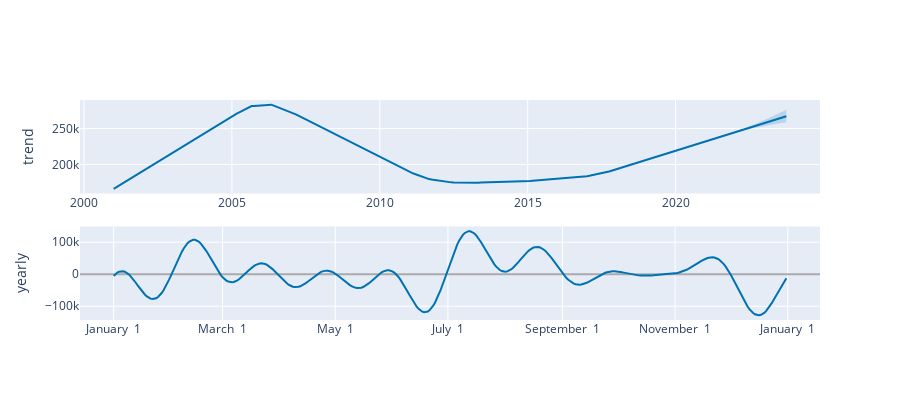

Notebook cell for this chart:
### Markdown cell above
## Plotting the trend and yearly data

### Code cell
plot_components_plotly(m, forecast)

### Figure 1 — Plotly figure (JSON) as saved in the notebook; plotly's stock layout.template omitted (floating-point values rounded to 4 significant figures; data arrays with more than 128 entries replaced by an {"elided": "..."} marker saying what was removed)
{"data": [{"line": {"color": "#0072B2", "width": 2}, "mode": "lines", "name": "trend", "type": "scatter", "x": {"elided": "274 str values"}, "xaxis": "x", "y": {"elided": "274 float values"}, "yaxis": "y"}, {"line": {"color": "rgba(0, 114, 178, 0.2)", "width": 0}, "mode": "lines", "name": "trend_upper", "type": "scatter", "x": {"elided": "274 str values"}, "xaxis": "x", "y": {"elided": "274 float values"}, "yaxis": "y"}, {"fill": "tonexty", "fillcolor": "rgba(0, 114, 178, 0.2)", "line": {"color": "rgba(0, 114, 178, 0.2)", "width": 0}, "mode": "lines", "name": "trend_lower", "type": "scatter", "x": {"elided": "274 str values"}, "xaxis": "x", "y": {"elided": "274 float values"}, "yaxis": "y"}, {"line": {"color": "#0072B2", "width": 2}, "mode": "lines", "name": "yearly", "type": "scatter", "x": {"elided": "365 str values"}, "xaxis": "x2", "y": {"elided": "365 float values"}, "yaxis": "y2"}], "layout": {"height": 400, "showlegend": false, "width": 900, "xaxis": {"anchor": "y", "domain": [0, 1], "range": ["1999-11-12T15:36:00", "2024-11-18T08:24:00"], "type": "date"}, "xaxis2": {"anchor": "y2", "domain": [0, 1], "range": ["2016-12-13T18:54:02.958904115", "2018-01-18T11:04:57.863013581"], "tickformat": "%B %e", "type": "date"}, "yaxis": {"anchor": "x", "domain": [0.575, 1], "rangemode": "normal", "title": {"text": "trend"}, "zerolinecolor": "#AAA"}, "yaxis2": {"anchor": "x2", "domain": [0, 0.425], "title": {"text": "yearly"}, "zerolinecolor": "#AAA"}}}
